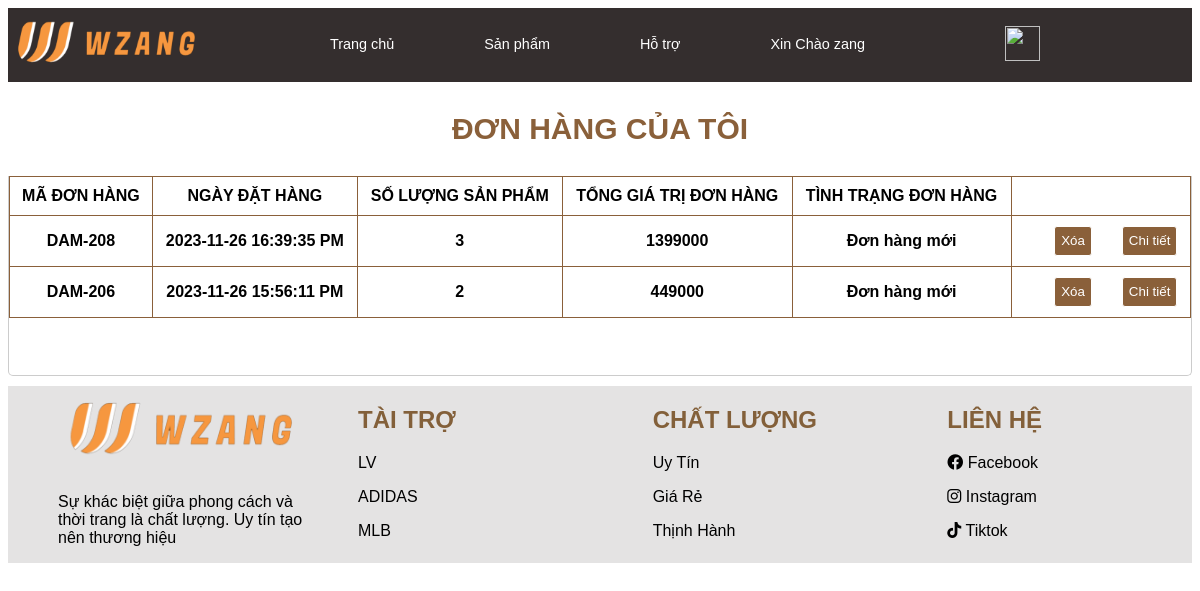
The page /index.php?act=mybill (signed in) on the database its author committed.
### tables this page shows
CREATE TABLE `bill` (
  `id` int(10) NOT NULL,
  `iduser` int(10) DEFAULT 0,
  `bill_name` varchar(255) NOT NULL,
  `bill_address` varchar(255) NOT NULL,
  `bill_tel` varchar(50) NOT NULL,
  `bill_email` varchar(100) NOT NULL,
  `bill_pttt` tinyint(1) NOT NULL DEFAULT 0 COMMENT '0.Thanh toán trực tiếp\r\n1.Chuyển khoản\r\n',
  `soluong` int(11) NOT NULL,
  `ngaydathang` varchar(50) DEFAULT NULL,
  `total` int(10) NOT NULL DEFAULT 0,
  `bill_status` tinyint(1) NOT NULL DEFAULT 0 COMMENT '0.Đơn hàng mới\r\n1.Đang xử lý\r\n2.Đang giao hàng\r\n3.Đã giao hàng\r\n'
);

### admin/model/pdo.php (called while the page is built, shortened)
<?php
function pdo_get_connection() {
    $dburl = "mysql:host=" . DB_HOST . ";dbname=" . DB_NAME . ";charset=" . DB_CHARSET;
    $username = DB_USER;
    $password = DB_PASSWORD;
    try {
        $conn = new PDO($dburl, $username, $password);
        $conn->setAttribute(PDO::ATTR_ERRMODE, PDO::ERRMODE_EXCEPTION);
        return $conn;
    } catch(PDOException $e) {
        return null;
    }
}
function pdo_query($sql, $args = []) {
    try {
        $conn = pdo_get_connection();
        $stmt = $conn->prepare($sql);
        $stmt->execute($args);
        $rows = $stmt->fetchAll();
        return $rows;
    } catch(PDOException $e) {
        throw $e;
    } finally {
        $conn = null;
    }
}

### admin/model/cart.php (called while the page is built, shortened)
<?php
function loadall_cart_count($idbill) {
    $sql = "SELECT * FROM cart WHERE idbill = :idbill";
    $params = array(':idbill' => $idbill);
    $result = pdo_query($sql, $params);
    return ($result) ? count($result) : 0;
}
function loadall_bill($kyw="",$iduser=0){
    $sql="select * from bill where 1";
    if($iduser>0) $sql.=" AND iduser=".$iduser;
    $sql.=" order by id desc";
    $listbill=pdo_query($sql);
    return $listbill;
}
function get_ttdh($status){
    switch($status){
        case 0:
            $tt= "Đơn hàng mới";
            break;
    }
    return $tt;
}
?>

### view/cart/mybill.php (the view)
<div class="row" style="text-align:center;">
    <div class="boxtilte add">ĐƠN HÀNG CỦA TÔI</div>
    <div class="row boxcontent cart">
        <table>
            <tr>
                <th>MÃ ĐƠN HÀNG</th>
                <th>NGÀY ĐẶT HÀNG</th>
                <th>SỐ LƯỢNG SẢN PHẨM</th>
                <th>TỔNG GIÁ TRỊ ĐƠN HÀNG</th>
                <th>TÌNH TRẠNG ĐƠN HÀNG</th>
                <th></th>
            </tr>
            <?php
            if (is_array($listbill)) {
                foreach ($listbill as $bill) {
                    extract($bill);
                    $xoabill="index.php?act=xoabill&id=".$id;
                    $xemct = "index.php?act=xemct&id=".$id;
                    $ttdh = get_ttdh($bill['bill_status']);
                    $countsp = loadall_cart_count($bill['id']);
                    echo ' <tr>
                    <th>DAM-' . $bill['id'] . '</th>
                    <th>' . $bill['ngaydathang'] . '</th>
                    <th>' . $countsp . '</th>
                    <th>' . $bill['total'] . '</th>
                    <th>' . $ttdh . '</th>
                    <th><a href="'.$xoabill.'"><input type="button" value="Xóa"><a href="'.$xemct.'"><input type="button" value="Chi tiết"></th>
                    </tr>';
                }
            }
            ?>
        </table>
    </div>
</div>

### css/index.css (style rules this page uses)
* { overflow-wrap: break-word; box-sizing: border-box; font-family: sans-serif; }
.row { float: left; width: 100%; }
.boxcontent { border-left: 1px #CCC solid; border-right: 1px #CCC solid; border-bottom: 1px #CCC solid; border-bottom-left-radius: 5px; border-bottom-right-radius: 5px; min-height: 200px; margin-bottom: 10px; }
.add { color: #8A603A; font-size: 2.5vw; font-family: sans-serif; font-weight: 600; margin: 30px; }
.cart table, .boxcontent3 table { width: 100%; border-collapse: collapse; border: 1px solid #8A603A ; }
.cart table th, .boxcontent3 table th { padding: 10px; border: 1px solid #8A603A ; width: auto; }
.cart table th a input[type="button"] { width: auto; height: 30px; background-color: #8A603A; color: white; border: 1px solid; margin-left: 30px; border-radius: 3px; }

### rows shown on the page
bill: id "208", ngaydathang "2023-11-26 16:39:35 PM", countsp "3", total "1399000", bill_status "Đơn hàng mới"
bill: id "206", ngaydathang "2023-11-26 15:56:11 PM", countsp "2", total "449000", bill_status "Đơn hàng mới"

### other values the page prints
$user "zang"
